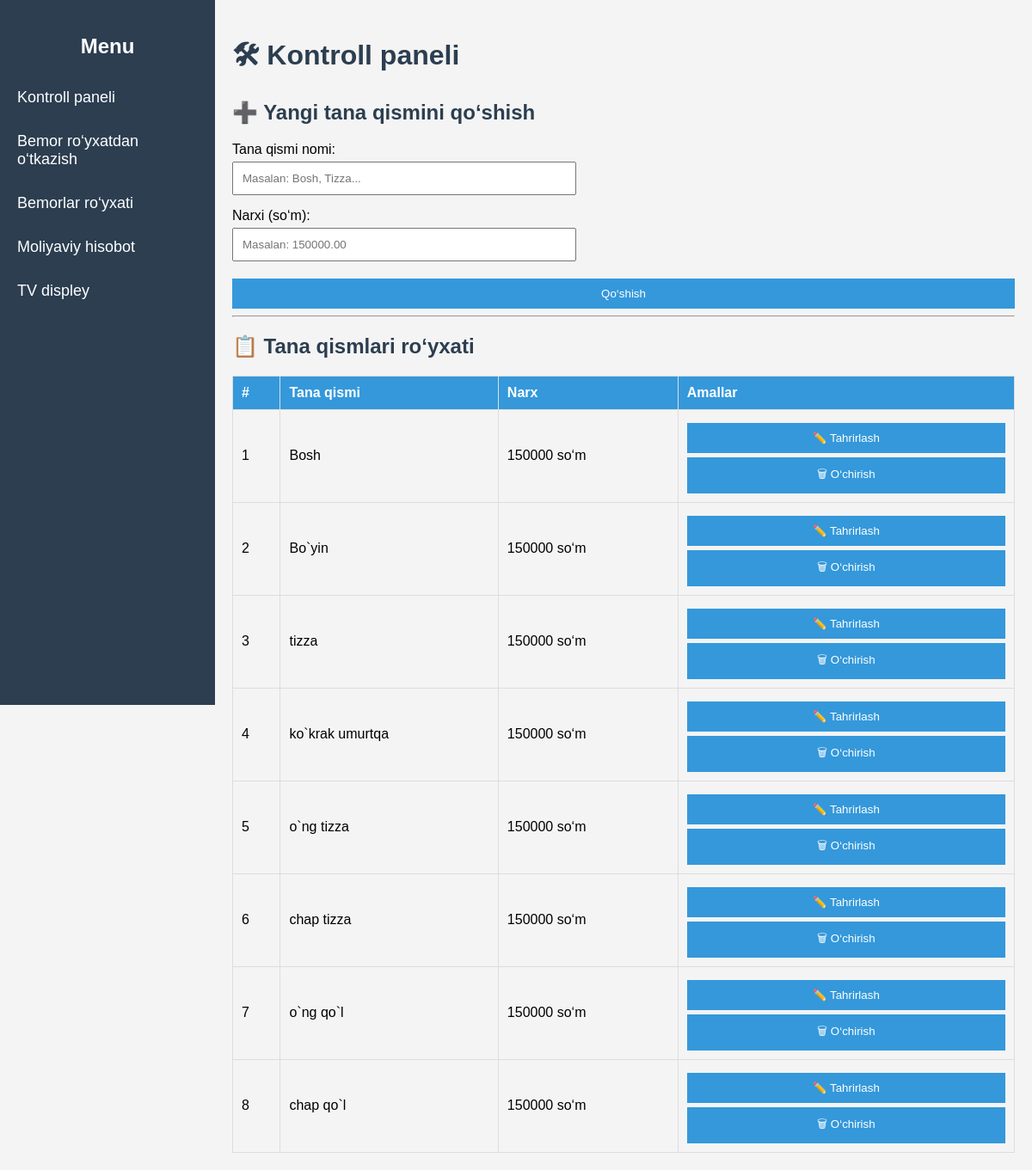
The page / on the database its author committed.
### apps/models.py (models this page shows, shortened)
class BodyPart(models.Model):
    name = models.CharField(max_length=100, verbose_name="Tana qismi")
    price = models.DecimalField(max_digits=10, decimal_places=2, verbose_name="Narx")

### apps/views.py (the view, shortened to what this page needs)
# urls.py: path('', ControlPanelView.as_view(), name='control_panel'),
class ControlPanelView(View):
    def get(self, request):
        body_parts = BodyPart.objects.all()
        return render(request, 'control_panel.html', {'body_parts': body_parts})

### templates/control_panel.html (shortened to what this page needs)
{% extends "base.html" %}
{% block content %}
<h1>🛠 Kontroll paneli</h1>
<h2>➕ Yangi tana qismini qo‘shish</h2>
<form method="post">
    <div class="form-group">
        <label for="body_part">Tana qismi nomi:</label>
        <input type="text" id="body_part" name="body_part" placeholder="Masalan: Bosh, Tizza..." required>
    </div>
    <div class="form-group">
        <label for="price">Narxi (so‘m):</label>
        <input type="number" id="price" name="price" step="0.01" placeholder="Masalan: 150000.00" required>
    </div>
    <button type="submit">Qo‘shish</button>
</form>
<hr>
<h2>📋 Tana qismlari ro‘yxati</h2>
{% if body_parts %}
<table>
    <thead>
        <tr>
            <th>#</th>
            <th>Tana qismi</th>
            <th>Narx</th>
            <th>Amallar</th>
        </tr>
    </thead>
    <tbody>
        {% for bp in body_parts %}
        <tr>
            <td>{{ forloop.counter }}</td>
            <td>{{ bp.name }}</td>
            <td>{{ bp.price|floatformat:0 }} so‘m</td>
            <td>
                <button type="button"
                        onclick="openEditModal('{{ bp.id }}', '{{ bp.name }}', '{{ bp.price }}')">✏️ Tahrirlash</button>
                <form method="post" action="{% url 'delete_body_part' bp.id %}" style="display:inline;">
                    <button type="submit" onclick="return confirm('Haqiqatan ham o‘chirmoqchimisiz?')">🗑 O‘chirish</button>
                </form>
            </td>
        </tr>
        {% endfor %}
    </tbody>
</table>
{% else %}
<p>⛔ Hozircha hech qanday tana qismi qo‘shilmagan.</p>
{% endif %}
{% endblock %}

### templates/base.html (shortened to what this page needs)
<!DOCTYPE html>
<html lang="uz">
<head>
</head>
<body>
    <div class="sidebar">
        <h2>Menu</h2>
        <a href="{% url 'control_panel' %}">Kontroll paneli</a>
        <a href="{% url 'register_patient' %}">Bemor ro‘yxatdan o‘tkazish</a>
        <a href="{% url 'patient_list' %}">Bemorlar ro‘yxati</a>
        <a href="{% url 'financial_report' %}">Moliyaviy hisobot</a>
        <a href="{% url 'tv_display' %}">TV displey</a>
    </div>
    <div class="content">
        {% block content %}{% endblock %}
    </div>
</body>
</html>

### templates/base.html (style rules this page uses)
body { font-family: Arial, sans-serif; margin: 0; padding: 0; background-color: #f4f4f4; }
.sidebar { width: 250px; height: 100vh; position: fixed; top: 0; left: 0; background-color: #2c3e50; padding-top: 20px; overflow-y: auto; }
.sidebar h2 { text-align: center; color: white; margin-bottom: 20px; }
.sidebar a { padding: 15px 20px; display: block; color: white; text-decoration: none; font-size: 18px; }
.content { margin-left: 250px; padding: 20px; }
table { border-collapse: collapse; width: 100%; margin-top: 20px; }
th, td { border: 1px solid #ddd; padding: 10px; text-align: left; }
th { background-color: #3498db; color: white; }
.form-group { margin-bottom: 15px; max-width: 400px; }
input, textarea, select, button { padding: 10px; margin-top: 5px; width: 100%; max-width: 100%; box-sizing: border-box; }
button { background-color: #3498db; color: white; border: none; cursor: pointer; }
h1, h2, h3 { color: #2c3e50; }

### rows shown on the page
BodyPart: name "Bosh", price "150000"
BodyPart: name "Bo`yin", price "150000"
BodyPart: name "tizza", price "150000"
BodyPart: name "ko`krak umurtqa", price "150000"
BodyPart: name "o`ng tizza", price "150000"
BodyPart: name "chap tizza", price "150000"
BodyPart: name "o`ng qo`l", price "150000"
BodyPart: name "chap qo`l", price "150000"
